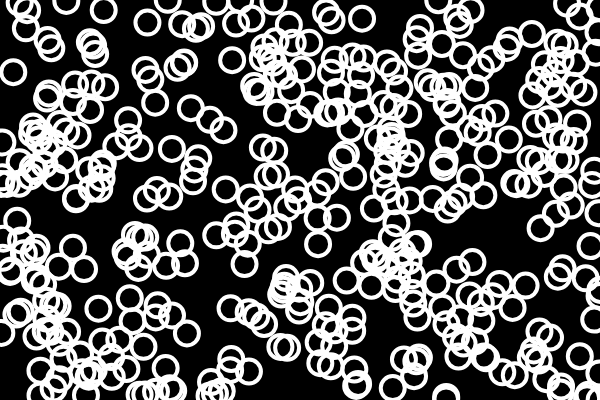
Frame 1 (no input)
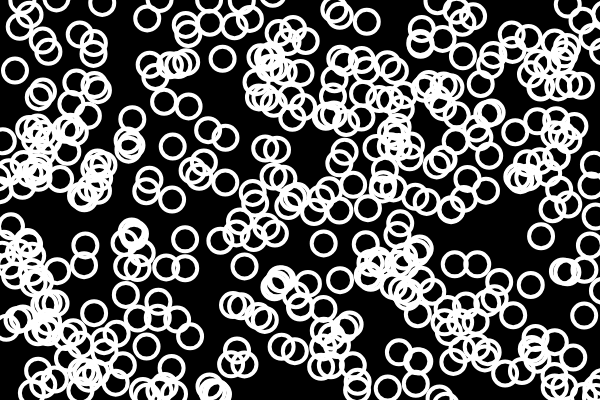
Frame 60 (no input)
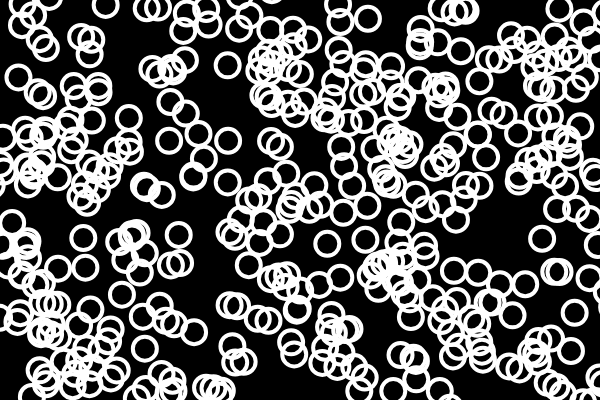
Frame 120 (the mouse pressed at the canvas centre since frame 60)

The p5.js sketch that drew these frames (run headless with seeded random() and noise() and a simulated clock; from frame 60 on, the mouse is pressed at the canvas centre):

// p5.js sketch
// ── sketch.js
var bubbles=[];


function setup() {
    createCanvas(600,400);
    for (var i=0;i<400;i++)
    {
    bubbles[i]={
    x :  random(0,width),
    y : random(0,height), 
    
    display:function (){
    stroke(255);
    strokeWeight(4);
    noFill();    
    ellipse(this.x,this.y,24,24)   
    },
    
    move: function(){
    this.x = this.x + random(-1,1);
    this.y = this.y + random(-1,1);
    }    
}   
            
    }
}


function draw() {

    background(0);    
    for (var i=0;i<bubbles.length;i++)
        {
            bubbles[i].move();
            bubbles[i].display();
        }
        
}
